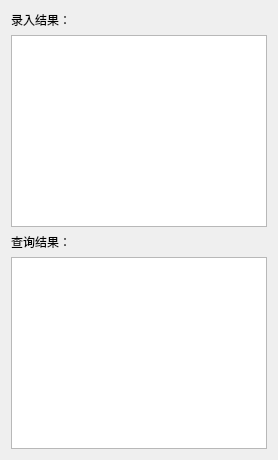
      <widget class="QWidget" name="layoutWidget1">
       <layout class="QVBoxLayout" name="verticalLayout_4">
        <item>
         <widget class="QLabel" name="label">
          <property name="font">
           <font>
            <family>KaiTi</family>
           </font>
          </property>
          <property name="text">
           <string>录入结果：</string>
          </property>
         </widget>
        </item>
        <item>
         <widget class="QTableView" name="tableView">
          <property name="font">
           <font>
            <family>STKaiti</family>
           </font>
          </property>
          <property name="mouseTracking">
           <bool>true</bool>
          </property>
          <property name="sizeAdjustPolicy">
           <enum>QAbstractScrollArea::AdjustIgnored</enum>
          </property>
          <property name="dragDropMode">
           <enum>QAbstractItemView::NoDragDrop</enum>
          </property>
          <property name="showGrid">
           <bool>true</bool>
          </property>
          <property name="gridStyle">
           <enum>Qt::SolidLine</enum>
          </property>
         </widget>
        </item>
        <item>
         <widget class="QLabel" name="label_2">
          <property name="font">
           <font>
            <family>KaiTi</family>
           </font>
          </property>
          <property name="text">
           <string>查询结果：</string>
          </property>
         </widget>
        </item>
        <item>
         <widget class="QTableView" name="tableView_2"/>
        </item>
       </layout>
      </widget>
